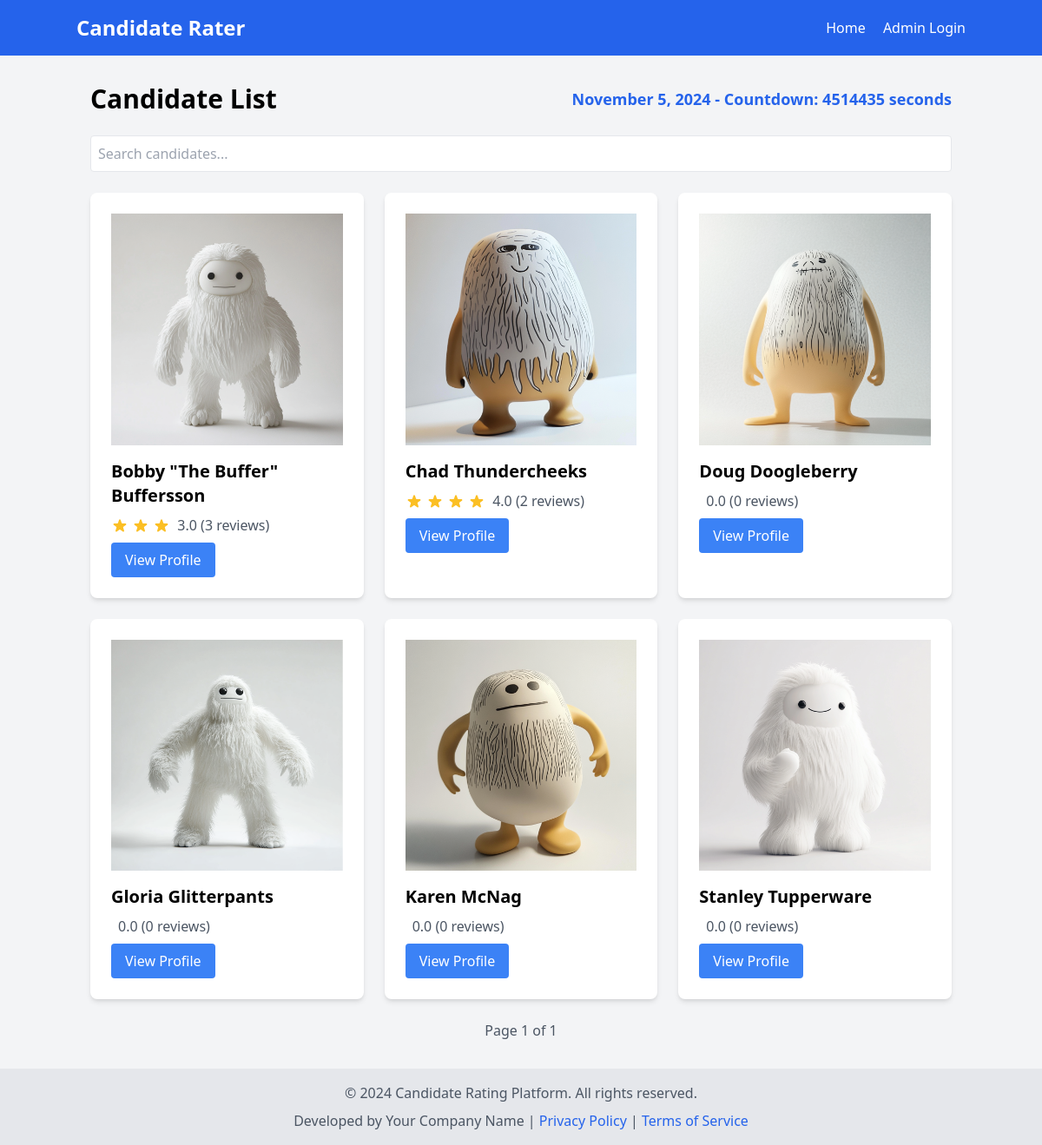
Before: / with the older database file.
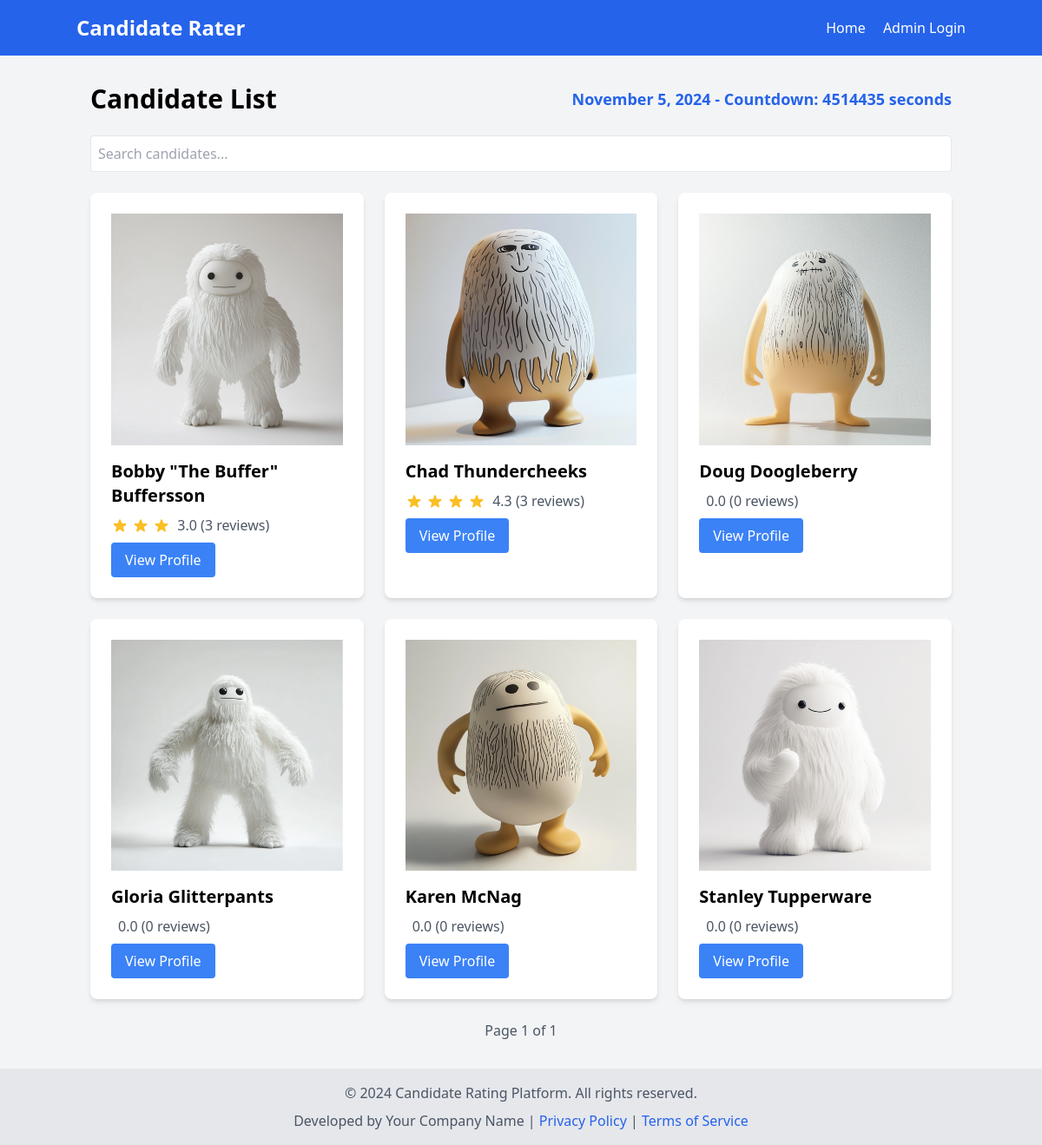
After: the same page with the newer database file.
### models.py (models this page shows, shortened)
class Candidate(db.Model):
    id = db.Column(db.Integer, primary_key=True)
    name = db.Column(db.String(100), nullable=False)
    bio = db.Column(db.Text, nullable=False)
    contact = db.Column(db.String(100), nullable=False)
    photo = db.Column(db.String(100), nullable=False)
    phone = db.Column(db.Text, nullable=True)
    website = db.Column(db.Text, nullable=True)
    social_media = db.Column(db.Text, nullable=True)
    reviews = db.relationship('Review', backref='candidate', lazy=True)
    average_rating = db.Column(db.Float, default=0.0)

### main.py (the view)
@app.route('/')
def index():
    page = request.args.get('page', 1, type=int)
    search = request.args.get('search', '')
    query = Candidate.query
    if search:
        query = query.filter(Candidate.name.ilike(f'%{search}%'))
    candidates = paginate(query.order_by(Candidate.name), page, per_page=6)
    logging.info(f"Displaying index page with {len(candidates.items)} candidates")
    return render_template('index.html', candidates=candidates, search=search)

### utils.py (called while the page is built)
def paginate(query, page, per_page=20, error_out=True):
    if error_out and page < 1:
        abort(404)
    items = query.limit(per_page).offset((page - 1) * per_page).all()
    if not items and page != 1 and error_out:
        abort(404)
    total = query.count()
    class Pagination:
        def __init__(self, items, page, per_page, total):
            self.items = items
            self.page = page
            self.per_page = per_page
            self.total = total
        @property
        def pages(self):
            return (self.total + self.per_page - 1) // self.per_page
        @property
        def has_prev(self):
            return self.page > 1
        @property
        def has_next(self):
            return self.page < self.pages
    return Pagination(items, page, per_page, total)

### templates/index.html (shortened to what this page needs)
{% extends "base.html" %}
{% block content %}
<div class="flex justify-between items-center mb-6">
    <h1 class="text-3xl font-bold">Candidate List</h1>
    <span id="countdown" class="text-lg font-semibold text-blue-600"></span>
</div>
<div class="mb-6">
    <input type="text" id="search" placeholder="Search candidates..." class="w-full p-2 border rounded" value="{{ search }}">
</div>
<div class="grid grid-cols-1 md:grid-cols-2 lg:grid-cols-3 gap-6" id="candidates-container">
    {% for candidate in candidates.items %}
    <div class="bg-white p-6 rounded-lg shadow-md">
        <div class="candidate-image-container mb-4">
            <img src="{{ url_for('static', filename='img/' + candidate.photo) }}" alt="{{ candidate.name }}" class="candidate-image">
        </div>
        <h2 class="text-xl font-semibold mb-2">{{ candidate.name }}</h2>
        <div class="flex items-center mb-2">
            <div class="text-yellow-400 mr-2">
                {% set rating = candidate.average_rating|default(0)|float %}
            </div>
            <span class="text-gray-600">{{ "%.1f"|format(rating) }} ({{ candidate.reviews|length }} reviews)</span>
        </div>
        <a href="{{ url_for('candidate', id=candidate.id) }}" class="inline-block bg-blue-500 text-white px-4 py-2 rounded hover:bg-blue-600">View Profile</a>
    </div>
    {% endfor %}
</div>
<div class="mt-6 flex justify-between items-center">
    <span class="text-gray-600">Page {{ candidates.page }} of {{ candidates.pages }}</span>
</div>
{% endblock %}

### templates/base.html (shortened to what this page needs)
<!DOCTYPE html>
<html lang="en">
<head>
    <link href="https://cdn.jsdelivr.net/npm/tailwindcss@2.2.19/dist/tailwind.min.css" rel="stylesheet">
    <link rel="stylesheet" href="{{ url_for('static', filename='css/styles.css') }}">
</head>
<body class="bg-gray-100">
    <nav class="bg-blue-600 p-4">
        <div class="container mx-auto flex justify-between items-center">
            <a href="{{ url_for('index') }}" class="text-white text-2xl font-bold">Candidate Rater</a>
            <div>
                <a href="{{ url_for('index') }}" class="text-white mr-4 hover:underline">Home</a>
                {% if 'admin_id' in session %}
                    <a href="{{ url_for('admin_dashboard') }}" class="text-white mr-4 hover:underline">Admin Dashboard</a>
                    <a href="{{ url_for('admin_logout') }}" class="text-white hover:underline">Logout</a>
                {% else %}
                    <a href="{{ url_for('admin_login') }}" class="text-white hover:underline">Admin Login</a>
                {% endif %}
            </div>
        </div>
    </nav>
    <main class="container mx-auto mt-8 px-4">
        {% block content %}{% endblock %}
    </main>
    <footer class="bg-gray-200 p-4 mt-8">
        <div class="container mx-auto text-center text-gray-600">
            <p>&copy; 2024 Candidate Rating Platform. All rights reserved.</p>
            <p class="mt-2">Developed by Your Company Name | <a href="#" class="text-blue-600 hover:underline">Privacy Policy</a> | <a href="#" class="text-blue-600 hover:underline">Terms of Service</a></p>
        </div>
    </footer>
</body>
</html>

### static/css/styles.css (style rules this page uses)
.candidate-image-container { width: 100%; padding-bottom: 100%; position: relative; overflow: hidden; }
.candidate-image { position: absolute; top: 0; left: 0; width: 100%; height: 100%; object-fit: cover; }

Changed rows visible on the page:
changed Candidate "Chad Thundercheeks": average_rating "4.0" → "4.3"; reviews|length "2" → "3"
